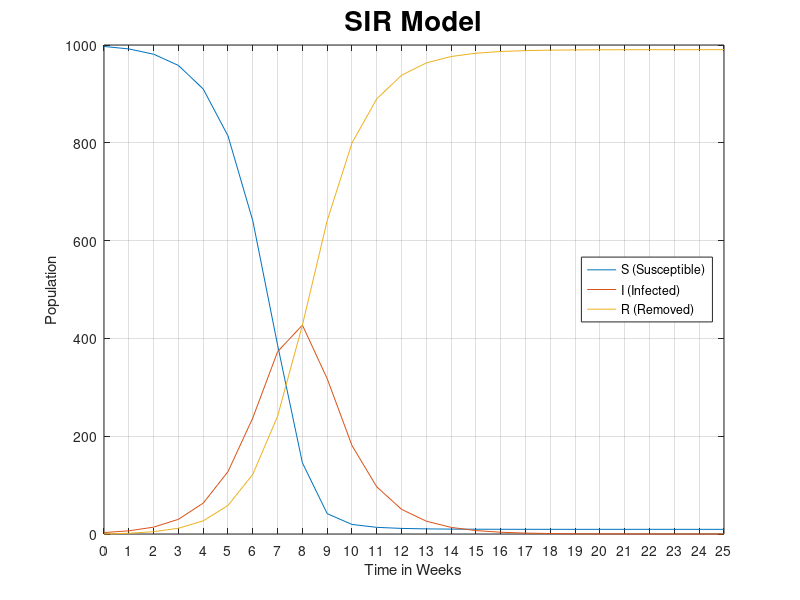

Reproduce this figure in MATLAB.
clear all
history -c
clc

weeks = 25;
gamma = 0.5;
population = 1000;
NC = 5;
n = [0:weeks];

S = zeros(1, weeks+1);
I = zeros(1, weeks+1);
R = zeros(1, weeks+1);

R(1) = 0;
I(1) = 3;
S(1) = population - I(1);

alpha = NC/(S(1) * I(1));

for i = 1:weeks
  S(i+1) = S(i) - alpha * S(i) * I(i);
  I(i+1) = I(i) + alpha * S(i) * I(i) - gamma * I(i);
  R(i+1) = R(i) + gamma * I(i);
endfor
S;
I;
R;

figure;
plot(n, S, n, I, n, R);
xlabel('Time in Weeks');
ylabel('Population');
title('SIR Model', 'FontSize', 20);
grid on;
legend('S (Susceptible)', 'I (Infected)', 'R (Removed)', 'Location', 'East');
xticks([0:1:25]);
